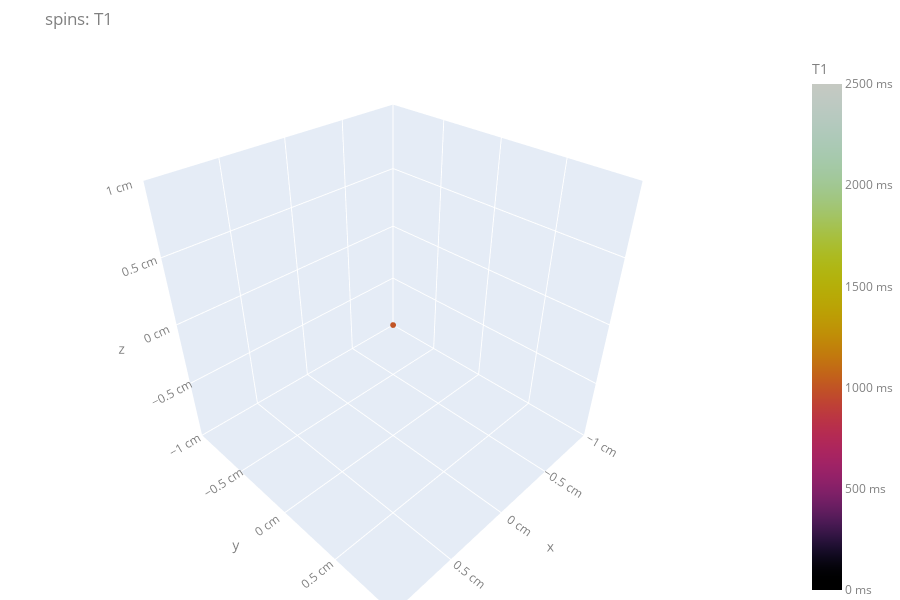

The code cell stored with this chart in its notebook:
### Code cell
# PHANTOM #
obj = Phantom{Float64}(x = [0.], T1 = [1000e-3], T2 = [100e-3],Δw=[-2π*100])
p3 = plot_phantom_map(obj, :T1;  darkmode=false)

### Figure 1 — Plotly figure (JSON) as saved in the notebook; plotly's stock layout.template omitted (floating-point values rounded to 4 significant figures; data arrays with more than 128 entries replaced by an {"elided": "..."} marker saying what was removed)
{"data": [{"hovertemplate": "x: %{x:.1f} cm<br>y: %{y:.1f} cm<br>z: %{z:.1f} cm<br><b>T1</b>: %{text} ms<extra></extra>", "marker": {"cmax": 2500, "cmin": 0, "color": [1000], "colorbar": {"ticksuffix": " ms", "title": "T1"}, "colorscale": {"elided": "2700x2 mixed values"}, "showscale": true, "size": 2}, "mode": "markers", "text": [1000], "type": "scatter3d", "x": [0], "y": [0], "z": [0]}], "layout": {"font": {"color": "gray"}, "height": 600, "hovermode": "closest", "margin": {"b": 0, "l": 0, "r": 0, "t": 50}, "modebar": {"activecolor": "rgb(229,236,246)", "bgcolor": "rgba(0,0,0,0)", "color": "gray", "orientation": "h"}, "paper_bgcolor": "rgba(0,0,0,0)", "scene": {"aspectmode": "manual", "aspectratio": {"x": 1, "y": 1, "z": 1}, "xaxis": {"backgroundcolor": "rgb(229,236,246)", "gridcolor": "white", "range": [0, 0], "ticksuffix": " cm", "title": "x", "zerolinecolor": "white"}, "yaxis": {"backgroundcolor": "rgb(229,236,246)", "gridcolor": "white", "range": [0, 0], "ticksuffix": " cm", "title": "y", "zerolinecolor": "white"}, "zaxis": {"backgroundcolor": "rgb(229,236,246)", "gridcolor": "white", "range": [0, 0], "ticksuffix": " cm", "title": "z", "zerolinecolor": "white"}}, "title": "spins: T1", "xaxis": {"constrain": "domain"}}}
